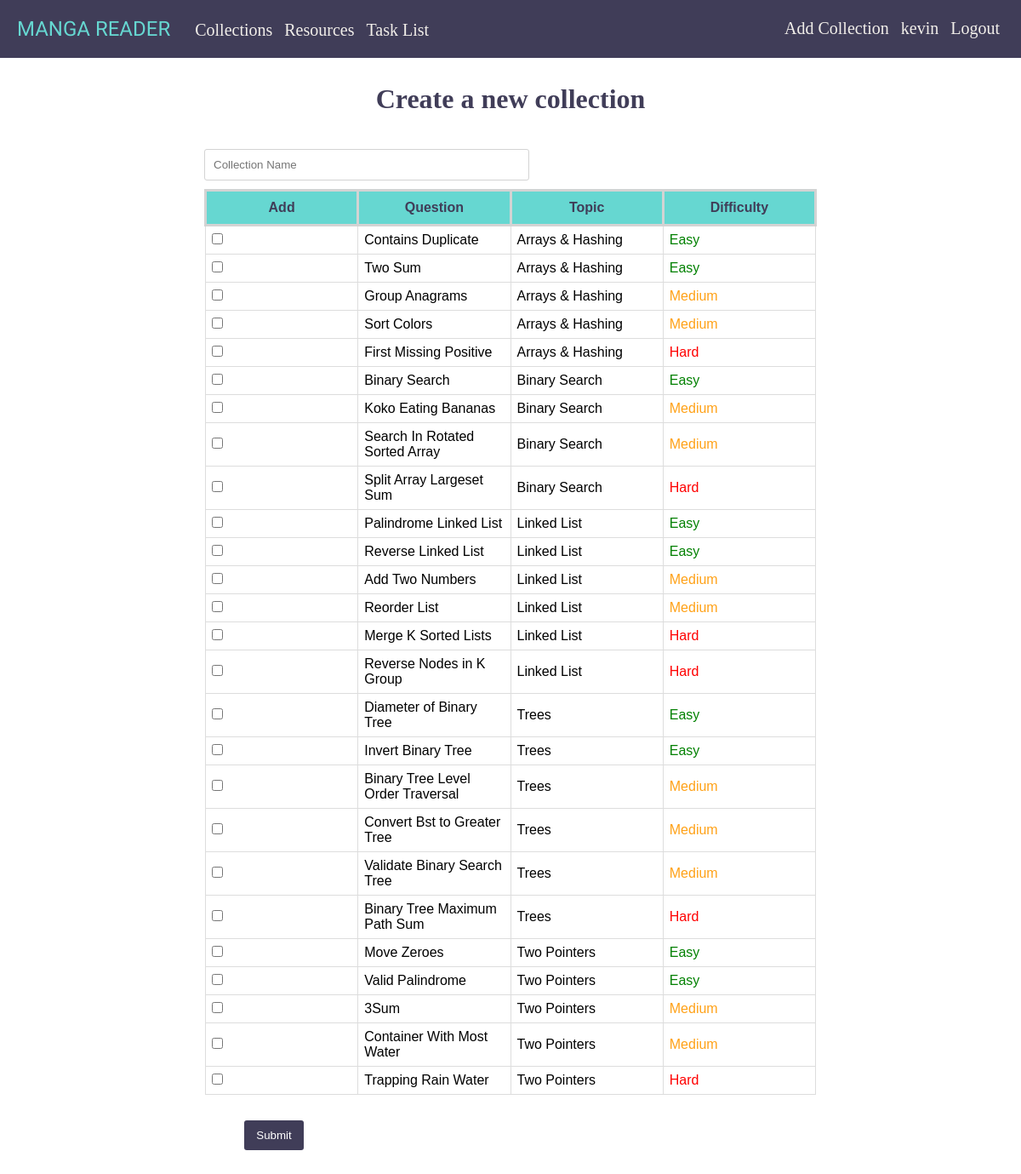
The app's page /mangareader/collection-create/ (signed in) with its own data.
### mangareader/models.py (models this page shows, shortened)
class Question(models.Model):
    user = models.ForeignKey(User, on_delete=models.CASCADE, null=True, blank=True)
    name = models.CharField(max_length=200)
    topic = models.CharField(max_length=200)
    difficulty = models.CharField(max_length=100)
    difficulty_level = models.IntegerField()
    complete = models.BooleanField(default=False)
    link = models.URLField(max_length=200)
    class Meta:
        ordering = ['topic', 'difficulty_level', 'name']

### mangareader/views.py (the view, shortened to what this page needs)
# urls.py: path('collection-create/', CollectionCreate.as_view(), name="collection-create"),
class CollectionCreate(LoginRequiredMixin, CreateView):
    model = Collection
    form_class = CreateCollectionForm
    template_name = 'mangareader/collection_create_form.html'
    success_url = reverse_lazy('dashboard')
    def get_context_data(self, **kwargs):
        context = super().get_context_data(**kwargs)
        context['questions'] = Question.objects.all().filter(user=self.request.user)
        search_input = self.request.GET.get('search-area') or ''
        if search_input:
            context['questions'] = context['questions'].filter(name__icontains=search_input)
        return context
    def get_form_kwargs(self):
        kwargs = super(CollectionCreate, self).get_form_kwargs()
        kwargs['user'] = self.request.user
        return kwargs

### mangareader/forms.py
class CreateCollectionForm(ModelForm):
    class Meta:
        model = Collection
        fields = ['name', 'questions']
    name = CharField()
    questions = ModelMultipleChoiceField(
        queryset = Question.objects.all(),
        widget=CheckboxSelectMultiple
    )
    def __init__(self, *args, **kwargs):
        user = kwargs.pop('user')
        super(CreateCollectionForm, self).__init__(*args, **kwargs)
        self.fields['questions'].queryset = Question.objects.filter(user=user)

### mangareader/templates/mangareader/collection_create_form.html (shortened to what this page needs)
{% extends 'mangareader/layout.html' %}
{% load static %}
{% block css-link %}
    <link rel="stylesheet" href="{% static 'collection-create-form.css' %}" type="text/css">
{% endblock %}
{% block body %}
    <form action="{% url 'collection-create' %}" method="POST">
        <h1 class="page-title">Create a new collection</h1>
        <input type="text" name="name" required="" id="id_name" class="collection-name-input" placeholder="Collection Name">
        <table class="topic-table" id="myTable">
            <thead>
                <tr>
                    <th>Add</th>
                    <th>Question</th>
                    <th>Topic</th>
                    <th>Difficulty</th>
                </tr>
            </thead>
            <tbody>
                {% for question in questions %}
                <tr>
                    <td>
                        <input type="checkbox" name="questions" value="{{question.id}}" id="id_questions_{{question.id}}">
                    </td>
                    <td>{{question.name}}</td>
                    <td>{{question.topic}}</td>
                    <td class="question-difficulty-{{question.difficulty}}">{{question.difficulty}}</td>
                </tr>
            {% endfor %}
            </tbody>
        </table>
        <input type="submit" class="submit-btn" value="Submit">
    </form>
{% endblock %}

### mangareader/templates/mangareader/layout.html (shortened to what this page needs)
{% load static %}
<!DOCTYPE html>
<html lang="en">
<head>
    {% block css-link %} {% endblock %}
    <link rel="stylesheet" href="{% static 'layout.css' %}" type="text/css">
    <link rel="stylesheet" href="https://cdnjs.cloudflare.com/ajax/libs/font-awesome/6.2.1/css/all.min.css" />
</head>
<body>
    <div class="navbar">
        <a href="{% url 'dashboard' %}" class="app-title">MANGA READER</a>
        {% if request.user.is_authenticated %}
            <a href="{% url 'dashboard' %}" class="collections-navlink">Collections</a>
            <a href="{% url 'resources' %}" class="resources-navlink">Resources</a>
            <a href="{% url 'tasklist' %}" class="tasklist-navlink">Task List</a>
        {% endif %}
        {% if request.user.is_authenticated %}
            <div class="navbar-inner">
                <a href="{% url 'collection-create' %}" class="add-collection-button">Add Collection</a>
                <span class="username">{{request.user}}</span>
                <a href="{% url 'logout' %}" class="logout-button">Logout</a>
            </div>
        {% else %}
            <a href="{% url 'login' %}" class="login-btn">Login</a>
        {% endif %}
    </div>
    {% block body %}
    {% endblock %}
</body>
</html>

### mangareader/static/collection-create-form.css (style rules this page uses)
.page-title { color: #403D58; text-align: center; margin-top: 30px; }
.collection-name-input { width: 30%; padding: 10px; border: 1.5px solid lightgray; border-radius: 3px; position: relative; left: 20%; margin-top: 40px; }
.topic-table { font-family: Arial, Helvetica, sans-serif; width: 60%; table-layout: fixed; border-collapse: collapse; margin: 10px auto 0 auto; }
.topic-table th { border: solid lightgray; text-align: center; background-color: #66D7D1; color: #403D58; padding: 10px; }
.topic-table td { border: 0.1px solid #ddd; padding: 7px; }
.topic-table .question-difficulty-Easy { color: green; }
.topic-table .question-difficulty-Medium { color: #ffa116; }
.topic-table .question-difficulty-Hard { color: red; }
.submit-btn { margin-top: 30px; margin-left: 287px; margin-bottom: 30px; width: 70px; text-decoration: none; background-color: #403D58; color: white; padding: 10px; border: none; border-radius: 3px; text-align: center; }

### mangareader/static/layout.css (style rules this page uses)
* { margin: 0; }
.navbar { background-color: #403D58; color: #F2EFEA; padding: 20px; }
.app-title { font-size: 24px; color: #66D7D1; text-decoration: none; font-family: "Solway", sans-serif; }
.collections-navlink { font-size: 20px; margin-left: 25px; text-decoration: none; color: #F2EFEA; }
.resources-navlink { font-size: 20px; margin-left: 10px; text-decoration: none; color: #F2EFEA; }
.tasklist-navlink { font-size: 20px; margin-left: 10px; text-decoration: none; color: #F2EFEA; }
.username { margin-left: 5px; margin-right: 10px; font-size: 20px; }
.logout-button, .add-collection-button { font-size: 20px; text-decoration: none; color: #F2EFEA; margin-right: 5px; }
.navbar-inner { margin-top: 2px; float: right; }

### records on screen
Question: name "Contains Duplicate", topic "Arrays & Hashing", difficulty "Easy"
Question: name "Two Sum", topic "Arrays & Hashing", difficulty "Easy"
Question: name "Group Anagrams", topic "Arrays & Hashing", difficulty "Medium"
Question: name "Sort Colors", topic "Arrays & Hashing", difficulty "Medium"
Question: name "First Missing Positive", topic "Arrays & Hashing", difficulty "Hard"
Question: name "Binary Search", topic "Binary Search", difficulty "Easy"
Question: name "Koko Eating Bananas", topic "Binary Search", difficulty "Medium"
Question: name "Search In Rotated Sorted Array", topic "Binary Search", difficulty "Medium"
Question: name "Split Array Largeset Sum", topic "Binary Search", difficulty "Hard"
Question: name "Palindrome Linked List", topic "Linked List", difficulty "Easy"
Question: name "Reverse Linked List", topic "Linked List", difficulty "Easy"
Question: name "Add Two Numbers", topic "Linked List", difficulty "Medium"
Question: name "Reorder List", topic "Linked List", difficulty "Medium"
Question: name "Merge K Sorted Lists", topic "Linked List", difficulty "Hard"
Question: name "Reverse Nodes in K Group", topic "Linked List", difficulty "Hard"
Question: name "Diameter of Binary Tree", topic "Trees", difficulty "Easy"
Question: name "Invert Binary Tree", topic "Trees", difficulty "Easy"
Question: name "Binary Tree Level Order Traversal", topic "Trees", difficulty "Medium"
Question: name "Convert Bst to Greater Tree", topic "Trees", difficulty "Medium"
Question: name "Validate Binary Search Tree", topic "Trees", difficulty "Medium"
Question: name "Binary Tree Maximum Path Sum", topic "Trees", difficulty "Hard"
Question: name "Move Zeroes", topic "Two Pointers", difficulty "Easy"
Question: name "Valid Palindrome", topic "Two Pointers", difficulty "Easy"
Question: name "3Sum", topic "Two Pointers", difficulty "Medium"
Question: name "Container With Most Water", topic "Two Pointers", difficulty "Medium"
Question: name "Trapping Rain Water", topic "Two Pointers", difficulty "Hard"

### other values on screen
{{ request.user }} "kevin"
